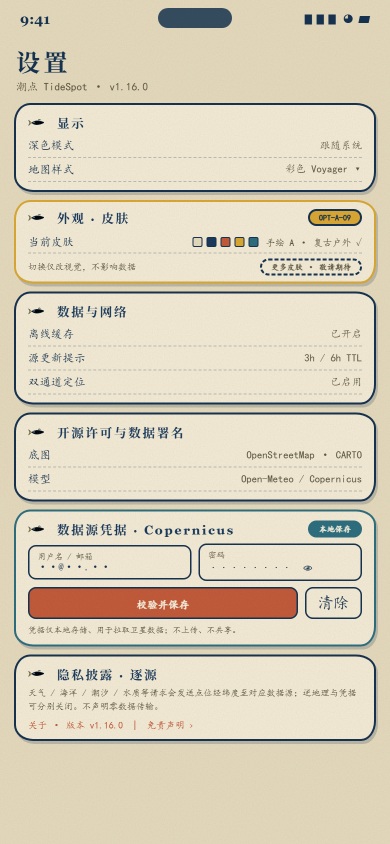
#> input picture design-handdrawn/A-vintage-outdoor/screens/settings.png, 780 x 1688 px (shown at 1/2 size)
$ python make_pairs.py
#> lines starting #> are read from the running program, lines starting #| are printed output that depends on the picture
#!/usr/bin/env python3
"""生成「设计稿 | 真机」并排对拍图（皮肤视觉验收的可复现工具）。

用法（在仓库根目录或本目录均可）：
    python design-handdrawn/A-vintage-outdoor/device-compare/make_pairs.py

口径（写死在 PAIRS 里，防止再次出现「新旧稿混挂还标对齐」的事故）：
  - 左列必须是**权威新稿**：详情页用 screens_full/detail-tab-*，不用 screens/detail-*（早期 base 旧稿）。
  - 右列必须是**同一页面 / 同一明暗 / 同一水体**的真机截图。
  - 文件名带 old-vs-device 的那一组是**勘误演示**，专门用来说明「两列不是同一稿」，禁止当对齐证据。

输出：本目录 pairs/*.jpg（等高拼图，左 DESIGN / 右 DEVICE，顶部标注来源文件名）。
依赖：Pillow。仅做等比缩放 + 横向拼接，不做任何色彩/裁剪修饰，保证证据不被加工。
"""
from pathlib import Path
from PIL import Image, ImageDraw

HERE = Path(__file__).resolve().parent
ROOT = HERE.parent  # design-handdrawn/A-vintage-outdoor
OUT = HERE / "pairs"

# (输出名, 设计稿相对 ROOT, 真机截图相对 ROOT, 备注)
PAIRS = [
    ("01-settings-light", "screens/settings.png", "device-compare/r2-01-settings-light-v2.jpg", "设置 · 浅色"),
    ("02-map-light", "screens/map-inland.png", "device-compare/r2-00-launch.jpg", "地图 · 浅色"),
    ("03-map-dark", "screens_full/dark-map.png", "device-compare/r2-03-map-dark.jpg", "地图 · 深色（r2 期，底图尚未自动切深）"),
    ("03b-map-dark-latest", "screens_full/dark-map.png", "device-compare/r5-03-map-dark-follow.jpg", "地图 · 深色（v1.19 已自动切深）"),
    ("04-favorites-light", "screens/favorites.png", "device-compare/r2-08-favorites-light.jpg", "收藏 · 浅色"),
    ("05-favorites-dark", "screens_full/dark-favorites.png", "device-compare/r2-04-favorites-dark.jpg", "收藏 · 深色"),
    ("06-detail-sea-light", "screens_full/detail-tab-score-sea.png", "device-compare/r2-09-detail-sea-light.jpg", "详情 · 海洋浅色"),
    ("07-detail-sea-dark", "screens/dark-detail.png", "device-compare/r2-06-detail-sea-dark.jpg", "详情 · 海洋深色"),
    ("08-top10-sheet", "screens_full/ov01-top10.png", "device-compare/r5-12-top10-sheet.jpg", "Top10 叠层"),
    ("09-old-vs-device", "screens/detail-inland.png", "device-compare/v4-inland-light.jpg", "勘误：旧 base 稿 vs 新稿真机，非同稿"),
    ("10-settings-dark", "screens/settings.png", "device-compare/r2-02-settings-dark.jpg", "设置 · 深色（设计侧无深色设置稿，左列仅作结构参照）"),
]

HEIGHT = 1500
BAR = 30
GAP = 12


def resize(im: Image.Image) -> Image.Image:
    return im.resize((int(im.width * HEIGHT / im.height), HEIGHT), Image.LANCZOS)


def main() -> None:
    OUT.mkdir(exist_ok=True)
    for name, design, device, note in PAIRS:
        a = resize(Image.open(ROOT / design).convert("RGB"))
#> in resize, `return im.resize((int(im.width * HEIGHT / im.height), HEIGHT), Image.L..`:
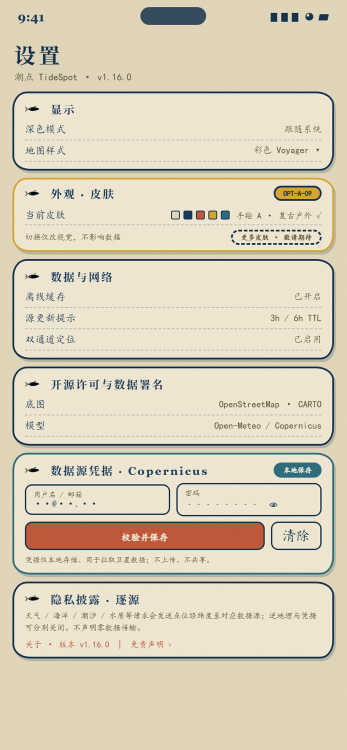
#> returned value: PIL image 693x1500 RGB (shown at 1/2 size); mean R, G, B 217.5, 208.5, 186.8
        b = resize(Image.open(ROOT / device).convert("RGB"))
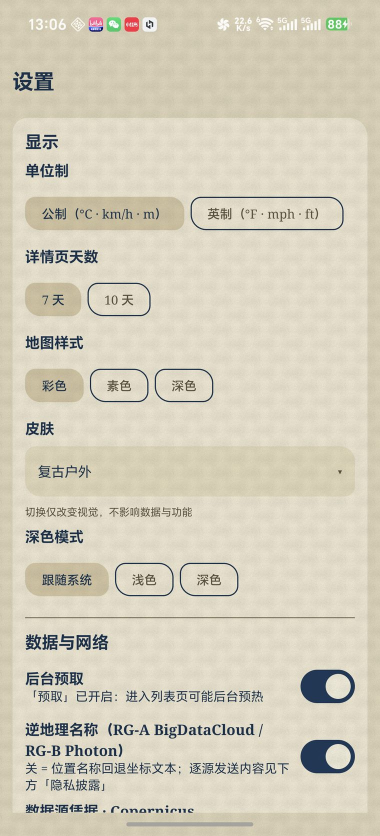
#> input picture design-handdrawn/A-vintage-outdoor/device-compare/r2-01-settings-light-v2.jpg, 760 x 1672 px (shown at 1/2 size)
#> in resize (call 2), `return im.resize((int(im.width * HEIGHT / im.height), HEIGHT), Image.L..`:
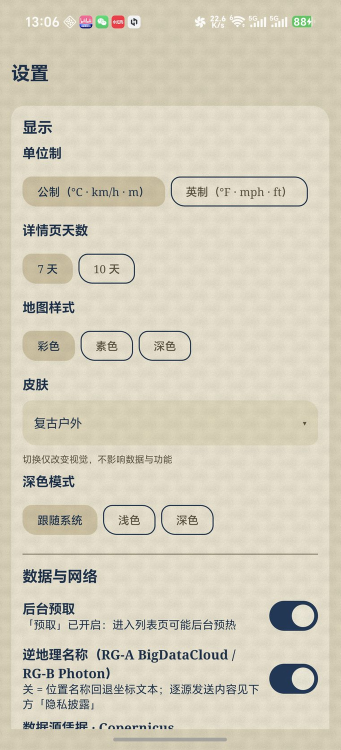
#> returned value: PIL image 681x1500 RGB (shown at 1/2 size); mean R, G, B 212.3, 206.1, 187.7
        canvas = Image.new("RGB", (a.width + b.width + GAP, HEIGHT + BAR), (245, 245, 245))
#> canvas: PIL image 1386x1530 RGB; every value is 245
        d = ImageDraw.Draw(canvas)
        d.text((8, 8), f"DESIGN  {design}", fill=(20, 20, 20))
        d.text((a.width + GAP + 8, 8), f"DEVICE  {Path(device).name}", fill=(20, 20, 20))
        canvas.paste(a, (0, BAR))
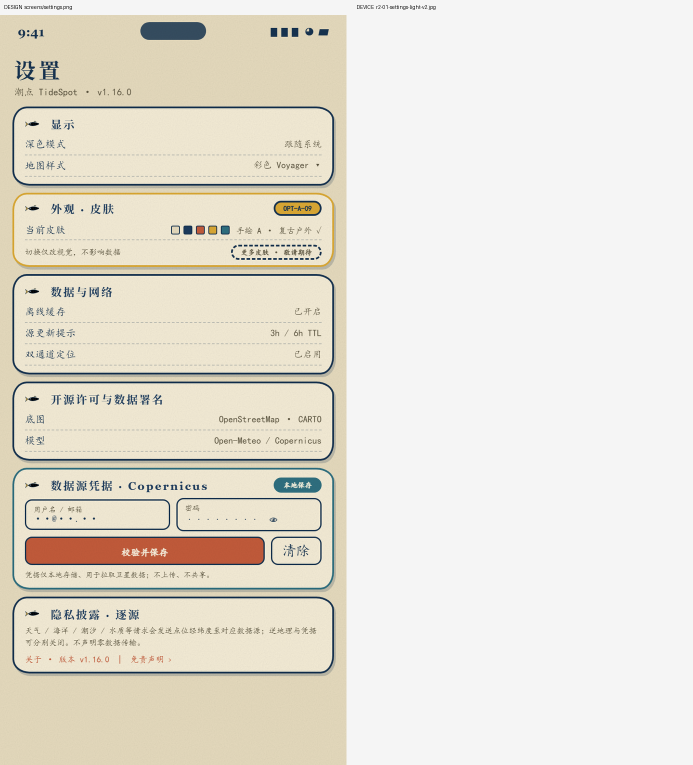
#> canvas: PIL image 1386x1530 RGB (shown at 1/2 size); mean R, G, B 231.4, 227.1, 216.4
        canvas.paste(b, (a.width + GAP, BAR))
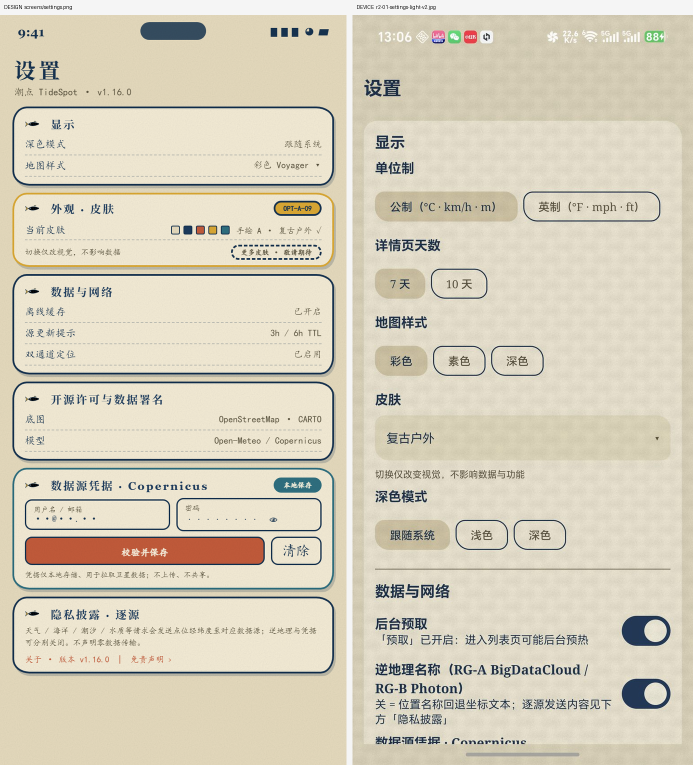
#> canvas: PIL image 1386x1530 RGB (shown at 1/2 size); mean R, G, B 215.7, 208.3, 188.8
        canvas.save(OUT / f"{name}.jpg", quality=88)
        print(f"[pair] {name}.jpg  {note}")
    print(f"[done] {len(PAIRS)} pairs -> {OUT}")


if __name__ == "__main__":
#> (the run stopped early here; a loop or call above may not have finished)
